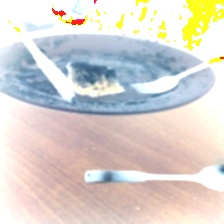
#> input picture deepen_image_processing/augmented_images/color_changed_0.jpg, 224 x 224 px
$ python -i deepen_image_processing.py   (imports and definitions only)
#> lines starting #> are read from the running program, lines starting #| are printed output that depends on the picture
from datasets import load_dataset
import matplotlib.pyplot as plt
import cv2
import numpy as np
import os

# 이미지 수집 함수
def load_and_save_images(n=20, save_path='images'):
    dataset = load_dataset("ethz/food101", split=f"train[:{n}]")
    images = [data['image'] for data in dataset]

    os.makedirs(save_path, exist_ok=True)

    bgr_images = []

    for i, image in enumerate(images):
        # PIL Image를 numpy array로 변환 후 BGR로 변환
        img_array = np.array(image)
        img_bgr = cv2.cvtColor(img_array, cv2.COLOR_RGB2BGR)

        # 원본 크기 그대로 저장
        cv2.imwrite(f"{save_path}/image_{i:03d}.jpg", img_bgr)

        bgr_images.append(img_bgr)

    return bgr_images

# 밝기가 임계값 이하인 경우 필터링하는 함수
def filter_dark_images(images, threshold=0.3):
    filtered_images = []

    for i in range(len(images)):
        image = images[i]
        gray_image = cv2.cvtColor(image, cv2.COLOR_BGR2GRAY)
        brightness = np.mean(gray_image) / 255.0 # 0~1 사이 값으로 정규화

        if brightness >= threshold:
            filtered_images.append(image)

    return filtered_images

# 필터링 거친 후 이미지 전처리
def preprocess_images(images):
    preprocessed_images = []

    for image in images:
        # PIL 이미지를 OpenCV BGR형식으로 바꾸기
        image = cv2.cvtColor(np.array(image), cv2.COLOR_RGB2BGR)

        # 224 * 224 크기로 리사이즈
        image = cv2.resize(image, (224, 224))

        # 색상 변환 (GrayScale, Normalize 적용하기)
        # gray_image = cv2.cvtColor(image, cv2.COLOR_BGR2GRAY)

        normalized_image = image / 255.0

        # 노이즈 제거 - 가우시안 Blur 필터 적용
        blurred_image = cv2.GaussianBlur(normalized_image, (5, 5), 0)

        preprocessed_images.append(blurred_image)
#> this loop made 224 passes
#> pass 1, in preprocess_images, `image = cv2.resize(image, (224, 224))`:
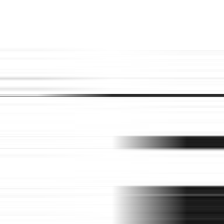
#> image: shape (224, 224, 3); min 15, max 255, mean 234.7
#> pass 1, in preprocess_images, `blurred_image = cv2.GaussianBlur(normalized_image, (5, 5), 0)`:
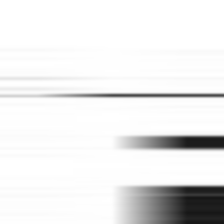
#> blurred_image: shape (224, 224, 3) float64; min 0.0885, max 1, mean 0.92
#> after the loop:
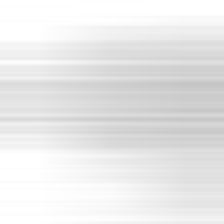
#> normalized_image: shape (224, 224, 3) float64; min 0.773, max 1, mean 0.913
#> after the loop, preprocessed_images = 224 items

    return preprocessed_images

# 전처리 후의 이미지 증강 및 저장
def augment_images(images, save_path='./augmented_images'):
    # 폴더가 없으면 생성
    os.makedirs(save_path, exist_ok=True)

    # 저장 방식은 원본 이미지 번호 + 증강 방법
    for i in range(len(images)):
        image = images[i]
        image = (image * 255).astype(np.uint8)

        # 1. 좌우 반전
        flipped = cv2.flip(image, 1)
        cv2.imwrite(f"{save_path}/flipped_{i}.jpg", flipped)

        # 2. 회전
        h, w = image.shape[:2]
        M = cv2.getRotationMatrix2D((w // 2, h // 2), 45, 1.0)
        rotated = cv2.warpAffine(image, M, (w, h))
        cv2.imwrite(f"{save_path}/rotated_{i}.jpg", rotated)

        # 3. 색상 변화
        color_changed = cv2.convertScaleAbs(image * 255, alpha=1.25, beta=30)
        cv2.imwrite(f"{save_path}/color_changed_{i}.jpg", color_changed)

        # 4. 채도 변화
        hsv_image = cv2.cvtColor(image, cv2.COLOR_BGR2HSV)
        hsv_image[:, :, 1] = cv2.add(hsv_image[:, :, 1], 50)
        saturated_image = cv2.cvtColor(hsv_image, cv2.COLOR_HSV2BGR)
        cv2.imwrite(f"{save_path}/saturated_{i}.jpg", saturated_image)

# ------------------------------------------------------------
# 코드 진행하기
# 기본 이미지 수집 및 폴더 생성하여 저장
# [1 line that did not run here, left out]
# [1 line not run here, left out]

# 밝기가 임계값 이하인 이미지 필터링
# [1 line that did not run here, left out]
# [1 line not run here, left out]

# 필터링 거친 후의 이미지 전처리
# [1 line that did not run here, left out]
# [1 line not run here, left out]

# 전처리 후의 이미지 증강 및 저장
# [1 line that did not run here, left out]
# [1 line not run here, left out]

>>> import cv2
>>> picture = cv2.cvtColor(cv2.imread('augmented_images/color_changed_0.jpg'), cv2.COLOR_BGR2RGB)
>>> result = preprocess_images(picture)
#> result = 224 items

$ run again, on deepen_image_processing/augmented_images/color_changed_1.jpg
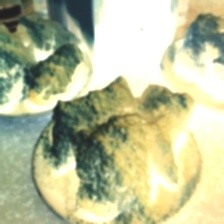
#> input picture deepen_image_processing/augmented_images/color_changed_1.jpg, 224 x 224 px
#> the loop in preprocess_images, `for image in images:` made 224 passes
#> pass 1, in preprocess_images, `image = cv2.resize(image, (224, 224))`:
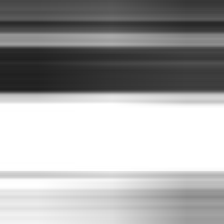
#> image: shape (224, 224, 3); min 32, max 255, mean 166.3
#> after the loop in preprocess_images, `for image in images:`:
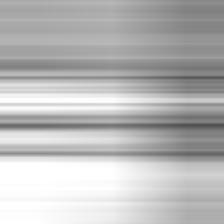
#> normalized_image: shape (224, 224, 3) float64; min 0.314, max 1, mean 0.726
#> after the loop in preprocess_images, `for image in images:`: preprocessed_images = 224 items

$ run again, on deepen_image_processing/augmented_images/color_changed_10.jpg
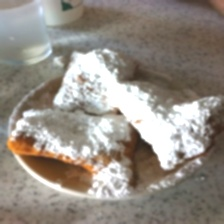
#> input picture deepen_image_processing/augmented_images/color_changed_10.jpg, 224 x 224 px
#> the loop in preprocess_images, `for image in images:` made 224 passes
#> pass 1, in preprocess_images, `image = cv2.resize(image, (224, 224))`:
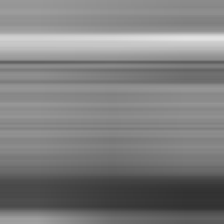
#> image: shape (224, 224, 3); min 49, max 226, mean 126.7
#> after the loop in preprocess_images, `for image in images:`:
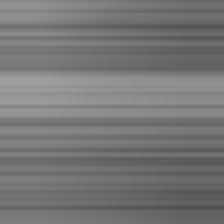
#> normalized_image: shape (224, 224, 3) float64; min 0.314, max 0.624, mean 0.463
#> after the loop in preprocess_images, `for image in images:`: preprocessed_images = 224 items

$ run again, on deepen_image_processing/augmented_images/color_changed_11.jpg
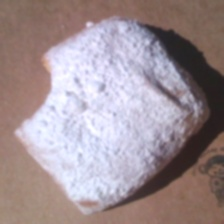
#> input picture deepen_image_processing/augmented_images/color_changed_11.jpg, 224 x 224 px
#> the loop in preprocess_images, `for image in images:` made 224 passes
#> pass 1, in preprocess_images, `image = cv2.resize(image, (224, 224))`:
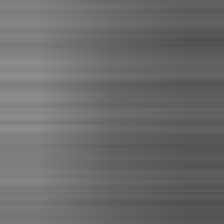
#> image: shape (224, 224, 3); min 80, max 142, mean 107.3
#> after the loop in preprocess_images, `for image in images:`:
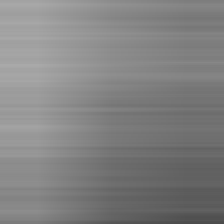
#> normalized_image: shape (224, 224, 3) float64; min 0.298, max 0.663, mean 0.508
#> after the loop in preprocess_images, `for image in images:`: preprocessed_images = 224 items
